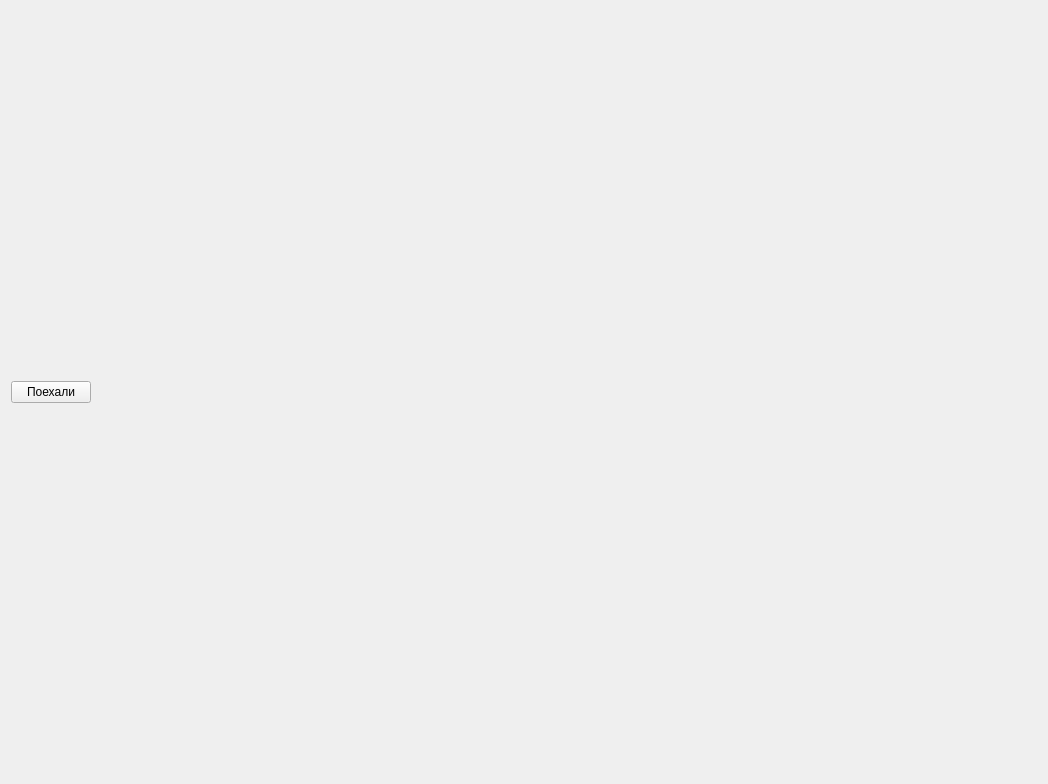
<?xml version="1.0" encoding="UTF-8"?>
<ui version="4.0">
 <class>MainWindow</class>
 <widget class="QWidget" name="MainWindow">
  <property name="geometry">
   <rect>
    <x>0</x>
    <y>0</y>
    <width>1048</width>
    <height>784</height>
   </rect>
  </property>
  <property name="windowTitle">
   <string>Деревянный компас</string>
  </property>
  <property name="windowIcon">
   <iconset resource="MainWindow.qrc">
    <normaloff>:/main/compass.png</normaloff>:/main/compass.png</iconset>
  </property>
  <layout class="QVBoxLayout" name="verticalLayout">
   <item>
    <layout class="QHBoxLayout" name="horizontalLayout">
     <item>
      <widget class="QPushButton" name="goButton">
       <property name="text">
        <string>Поехали</string>
       </property>
       <property name="icon">
        <iconset resource="MainWindow.qrc">
         <normaloff>:/main/wood-play.png</normaloff>:/main/wood-play.png</iconset>
       </property>
       <property name="iconSize">
        <size>
         <width>48</width>
         <height>48</height>
        </size>
       </property>
      </widget>
     </item>
     <item>
      <spacer name="horizontalSpacer">
       <property name="orientation">
        <enum>Qt::Horizontal</enum>
       </property>
       <property name="sizeHint" stdset="0">
        <size>
         <width>40</width>
         <height>20</height>
        </size>
       </property>
      </spacer>
     </item>
    </layout>
   </item>
  </layout>
 </widget>
 <resources>
  <include location="MainWindow.qrc"/>
 </resources>
 <connections/>
</ui>
